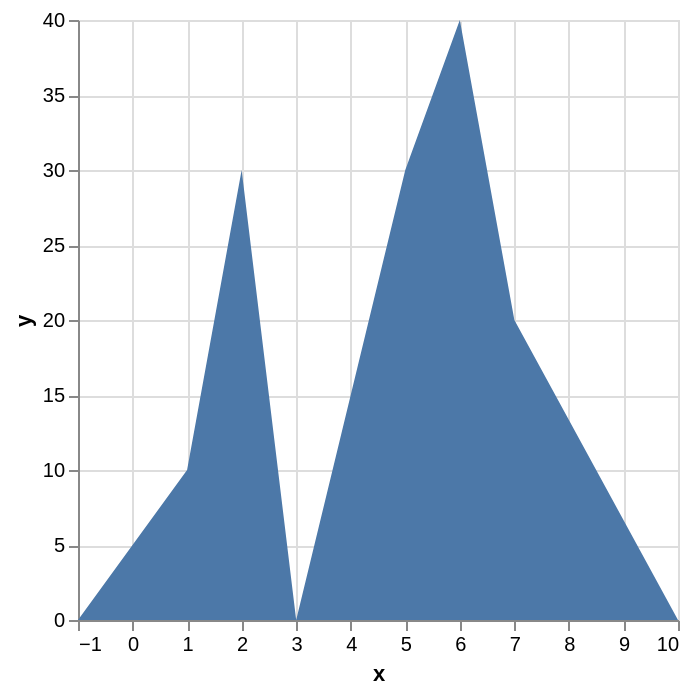

The Vega-Lite source for this figure:
### Vega specification from a JSON file in a GitHub repository (floating-point values rounded to 4 significant figures)
{"$schema": "https://vega.github.io/schema/vega/v6.json", "background": "white", "padding": 5, "width": 300, "height": 300, "style": "cell", "data": [{"name": "source_0", "values": [{"x": -1, "y": null}, {"x": 1, "y": 10}, {"x": 2, "y": 30}, {"x": 3, "y": null}, {"x": 4, "y": 15}, {"x": 5, "y": 30}, {"x": 6, "y": 40}, {"x": 7, "y": 20}, {"x": 10, "y": null}]}, {"name": "data_0", "source": "source_0", "transform": [{"type": "formula", "expr": "toNumber(datum[\"x\"])", "as": "x"}, {"type": "impute", "field": "y", "groupby": [], "key": "x", "method": "value", "value": 0}, {"type": "stack", "groupby": ["x"], "field": "y", "sort": {"field": [], "order": []}, "as": ["y_start", "y_end"], "offset": "zero"}]}], "marks": [{"name": "marks", "type": "area", "style": ["area"], "sort": {"field": "x"}, "from": {"data": "data_0"}, "encode": {"update": {"orient": {"value": "vertical"}, "fill": {"value": "#4c78a8"}, "description": {"signal": "\"x: \" + (format(datum[\"x\"], \"\")) + \"; y: \" + (format(datum[\"y\"], \"\"))"}, "x": [{"test": "!isValid(datum[\"x\"]) || !isFinite(+datum[\"x\"])", "signal": "scale('x', inrange(0, domain('x')) ? 0 : domain('x')[0])"}, {"scale": "x", "field": "x"}], "y": {"scale": "y", "field": "y_end"}, "y2": {"scale": "y", "field": "y_start"}}}}], "scales": [{"name": "x", "type": "linear", "domain": {"data": "data_0", "field": "x"}, "range": [0, {"signal": "width"}], "nice": true, "zero": false}, {"name": "y", "type": "linear", "domain": {"data": "data_0", "fields": ["y_start", "y_end"]}, "range": [{"signal": "height"}, 0], "nice": true, "zero": true}], "axes": [{"scale": "x", "orient": "bottom", "gridScale": "y", "grid": true, "tickCount": {"signal": "ceil(width/40)"}, "domain": false, "labels": false, "aria": false, "maxExtent": 0, "minExtent": 0, "ticks": false, "zindex": 0}, {"scale": "y", "orient": "left", "gridScale": "x", "grid": true, "tickCount": {"signal": "ceil(height/40)"}, "domain": false, "labels": false, "aria": false, "maxExtent": 0, "minExtent": 0, "ticks": false, "zindex": 0}, {"scale": "x", "orient": "bottom", "grid": false, "title": "x", "labelFlush": true, "labelOverlap": true, "tickCount": {"signal": "ceil(width/40)"}, "zindex": 0}, {"scale": "y", "orient": "left", "grid": false, "title": "y", "labelOverlap": true, "tickCount": {"signal": "ceil(height/40)"}, "zindex": 0}]}
